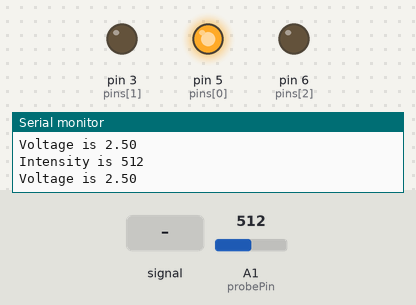
A sketch run on a simulated Arduino Uno, built with avr-gcc and run on an emulated ATmega328P. Parts: output pins drawn as LEDs (lit = HIGH), the last lines printed to the serial monitor. The test bench sets the inputs (shaded band); at power-on: A1 (probePin) = 512.

Above: at 1.2 s.
1.3 s: A1 (probePin) fed a 200 Hz sine of ±255 counts around its level
At 2.61 s:
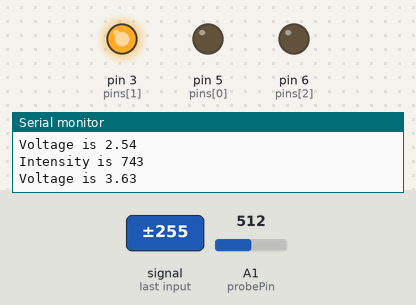
4.3 s: A1 (probePin) set to 900
At 5.6 s:
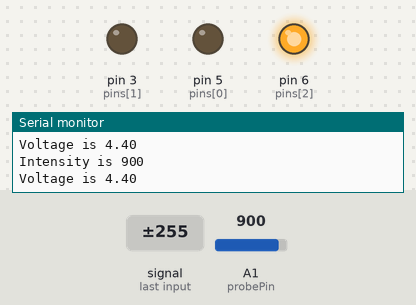
5.9 s: A1 (probePin) set to 826
7.4 s: A1 (probePin) set to 802
At 8.5 s:
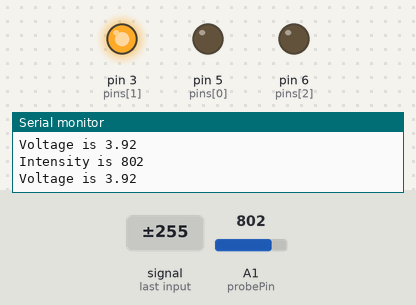
8.9 s: A1 (probePin) set to 1023
At 9.9 s:
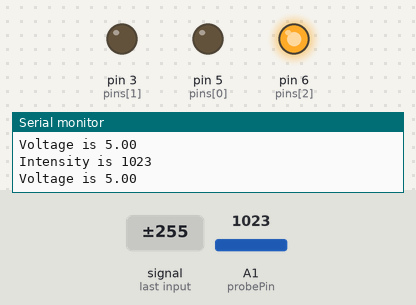
Timing chart, 0 to 11.5 s (numbered marks = the images above; inputs shaded):
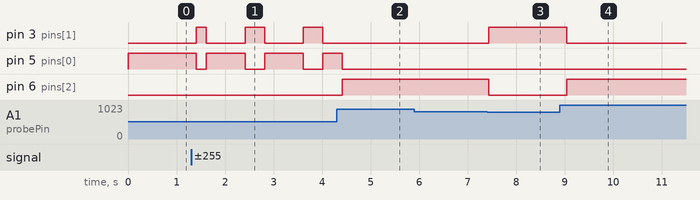

The sketch:

homework25_photoresistor_led.ino
```cpp
/**
 * https://www.youtube.com/watch?v=WMkN-uHd-Xo
 * Show different LED depending on the resistance of the LDR
 */
const int probePin = A1;
const int baud = 9600;
const int delayTime = 200;
const int pins[3] = {5, 3, 6};

void setup() {
  pinMode(probePin, INPUT);
  for(int i=0;i<3;i++){
    pinMode(pins[i], OUTPUT);
  }
  Serial.begin(baud);
}

void loop() {
  int intensity = analogRead(probePin);
  Serial.print("Intensity is ");
  Serial.println(intensity);
  float voltage = (5. / 1023.) * intensity;
  Serial.print("Voltage is ");
  Serial.println(voltage);

  if(voltage >4){
    light_led(2);
  } else if(voltage <3){
    light_led(0);
  } else {
    light_led(1);
  }
  delay(delayTime);
}

void light_led(int led_index){
  for(int i=0; i<3;i++){
    int pin = pins[i];
    if(i==led_index){
      digitalWrite(pin, HIGH);
    } else {
      digitalWrite(pin, LOW);
    }
  }
}
```

Measured:
- the behaviour switches between 819 and 818 on A1 (probePin) (found by bisection; images 2 and 3)
- after the input at 1.3 s, pin 3 (pins[1]): LOW → HIGH after 0.11 s, then repeats every 1.2 s: LOW 0.80 s, HIGH 0.40 s; pin 5 (pins[0]): HIGH → LOW after 0.11 s, then repeats every 1.2 s: HIGH 0.80 s, LOW 0.40 s
- after the input at 4.3 s, pin 3 (pins[1]): stays LOW (without the input it goes to HIGH after 0.32 s); pin 6 (pins[2]): LOW → HIGH after 0.12 s
- after the input at 7.4 s, pin 3 (pins[1]): LOW → HIGH at once; pin 6 (pins[2]): HIGH → LOW at once
- after the input at 8.9 s, pin 3 (pins[1]): HIGH → LOW after 0.14 s; pin 6 (pins[2]): LOW → HIGH after 0.14 s
